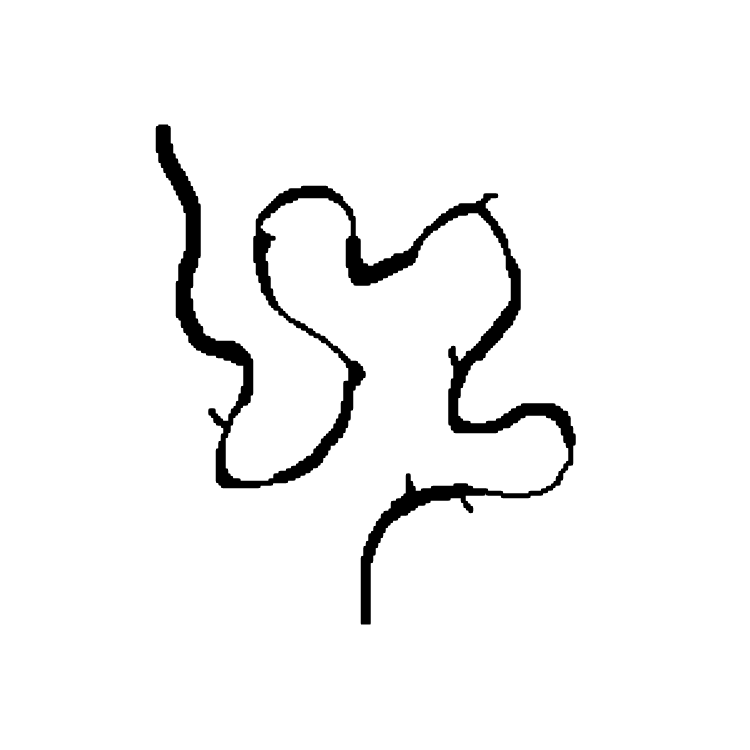
#> input picture obstacle_crossing/proposed planners/maps/mp_large.png, 3000 x 3000 px (shown at 1/4 size)
$ python -i navlib.py   (imports and definitions only)
#> lines starting #> are read from the running program, lines starting #| are printed output that depends on the picture; after the words box and inside, x2 and y2 are one past the last pixel; in counts of white or black regions, pixels touching at a corner belong together
from __future__ import annotations

import cv2
import math
import numpy as np
from shapely.geometry import Polygon, Point
from skimage.morphology import skeletonize
import networkx as nx


# ===============================
# Geometry helpers
# ===============================
def find_longest_path(skeleton: np.ndarray) -> list[tuple[int, int]]:
    """Return the 8-connected diameter path of a binary skeleton image.

    Returns a list of (x, y) coordinates (OpenCV-style ordering) along the longest path.
    """
    skel = skeleton.astype(bool)
    G = nx.Graph()
    rows, cols = np.where(skel)
    for r, c in zip(rows, cols):
        for dr in (-1, 0, 1):
            for dc in (-1, 0, 1):
                if dr == 0 and dc == 0:
                    continue
                rr, cc = r + dr, c + dc
                if 0 <= rr < skel.shape[0] and 0 <= cc < skel.shape[1] and skel[rr, cc]:
                    G.add_edge((r, c), (rr, cc))

    if not G.nodes:
        return []

    # Two BFS passes to approximate the graph diameter
    start = next(iter(G.nodes))
    dist1 = nx.single_source_shortest_path_length(G, start)
    far1 = max(dist1, key=dist1.get)
    dist2 = nx.single_source_shortest_path_length(G, far1)
    far2 = max(dist2, key=dist2.get)

    path_rc = nx.shortest_path(G, far1, far2)  # list of (row, col)
    # Convert to (x, y) = (col, row) for OpenCV consistency
    return [(c, r) for (r, c) in path_rc]


# [29 lines left out: function find_split_point, not called in this run]


# ===============================
# Obstacle handling
# ===============================
class Obstacle:
    """Loads an obstacle from an image, inflates it, samples boundary, and extracts main skeleton branch."""

    def __init__(self, path: str, inflation_radius: int = 40, step_size: int = 10, scale: float = 1):
        self._path = path
        self._inflation_radius = inflation_radius
        self._step_size = step_size
        self._scale = scale

        self._image_gray: np.ndarray | None = None
        self._debug_image: np.ndarray | None = None
        self._obstacle_polygon_true: Polygon | None = None
        self._obstacle_polygon: Polygon | None = None
        self._sampled: np.ndarray | None = None
        self._main_skeleton_branch: list[tuple[int, int]] | None = None

        self._load_obstacle_from_image()
        self._sample_polygon()
        self._compute_skeleton()

    def _load_obstacle_from_image(self) -> None:
        img = cv2.imread(self._path, cv2.IMREAD_GRAYSCALE)
#> img: shape (3000, 3000); 96% white; 1 black region
        if img is None:
            raise FileNotFoundError(f"Cannot read obstacle image: {self._path}")
        self._image_gray = img

        # Detect external contours and inflate
        _, thresh = cv2.threshold(self._image_gray, 127, 255, 0)
        contours, _ = cv2.findContours(thresh, cv2.RETR_TREE, cv2.CHAIN_APPROX_SIMPLE)
#> contours = 2 contours; box (x1, y1, x2, y2) and area: (0, 0, 3000, 3000) 8994001, (622, 497, 2304, 2499) 365790
        if len(contours) < 2:
            raise ValueError("Expected at least 2 contours (background + obstacle)")

        self._obstacle_polygon_true = Polygon(contours[1].squeeze())
        self._obstacle_polygon = self._obstacle_polygon_true.buffer(distance=self._inflation_radius)
        self._debug_image = np.zeros_like(cv2.cvtColor(self._image_gray, cv2.COLOR_GRAY2BGR))

    def _sample_polygon(self) -> None:
        assert self._obstacle_polygon is not None
        boundary = self._obstacle_polygon.boundary
        perimeter_length = boundary.length
#> perimeter_length = 15794.4
        num_points = max(1, int(perimeter_length // self._step_size))
#> num_points = 1579
        sampled = [boundary.interpolate(i * self._step_size) for i in range(num_points)]
#> sampled = 1579 items
        self._sampled = np.array([(int(p.x * self._scale), int(p.y * self._scale)) for p in sampled], np.int32)
#> self._sampled = 1579 pairs, first value 582 to 2343, second value 457 to 2538

    def _compute_skeleton(self) -> None:
        assert self._image_gray is not None and self._obstacle_polygon is not None
        mask = np.zeros_like(self._image_gray)
        coords = np.array(list(self._obstacle_polygon.exterior.coords), dtype=np.int32)
#> coords = 3582 pairs, first value 582 to 2343, second value 457 to 2538
        cv2.fillPoly(mask, [coords], color=255)
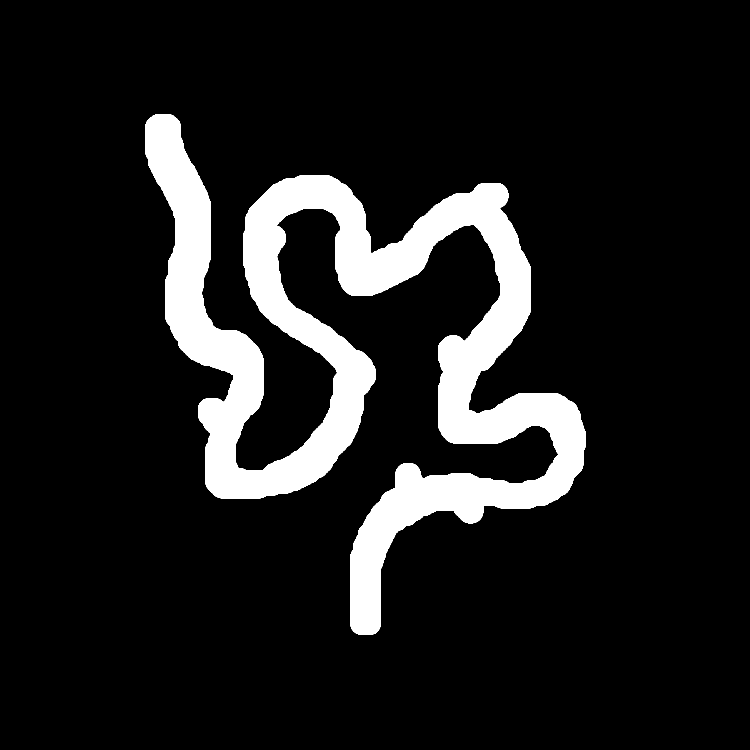
#> mask: shape (3000, 3000) (shown at 1/4 size); 11.4% white; 1 white region, box (x1, y1, x2, y2) and area: (582, 457, 2344, 2539) 1023781
        skel = skeletonize((mask > 0).astype(np.uint8)).astype(np.uint8)
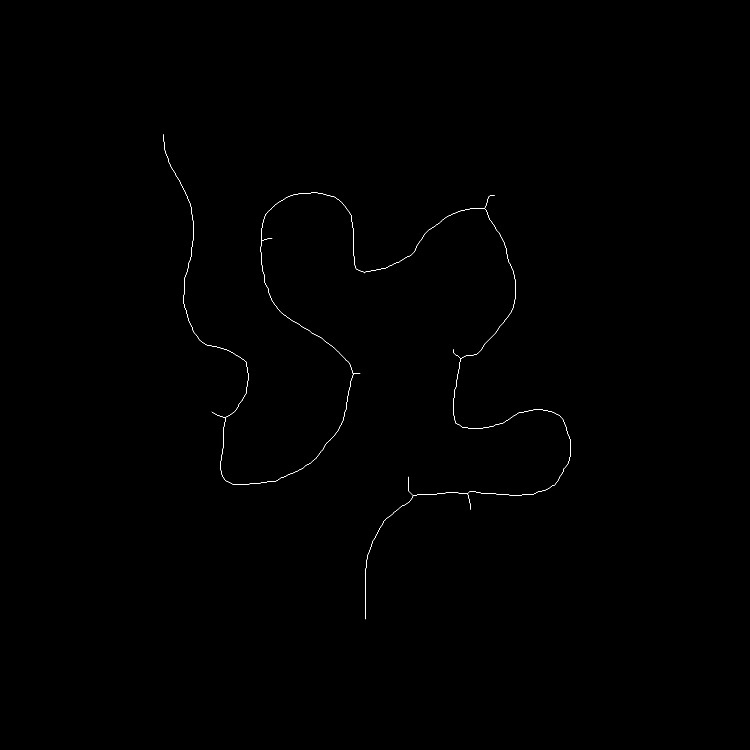
#> skel: shape (3000, 3000) (shown at 1/4 size); values 0 (black) and 1 (white), 0.08% white in thin lines or dots, all inside (x1, y1, x2, y2) = (652, 537, 2283, 2477)
        self._main_skeleton_branch = find_longest_path(skel)
#> in find_longest_path, `rows, cols = np.where(skel)`: rows = 7103 values from 537 to 2476; cols = 7103 values, max 2282 at index 5103, min 652 at index 0, mean 1448.8
#> the loop in find_longest_path, `for r, c in zip(rows, cols):` made 7103 passes
#> c on passes 1 to 3: 652, 652, 652
#> in find_longest_path, `start = next(iter(G.nodes))`: start = (537, 652)
#> in find_longest_path, `dist1 = nx.single_source_shortest_path_length(G, start)`: dist1 = 7103 items
#> in find_longest_path, `far1 = max(dist1, key=dist1.get)`: far1 = (2476, 1462)
#> in find_longest_path, `dist2 = nx.single_source_shortest_path_length(G, far1)`: dist2 = 7103 items
#> in find_longest_path, `far2 = max(dist2, key=dist2.get)`: far2 = (537, 652)
#> in find_longest_path, `path_rc = nx.shortest_path(G, far1, far2)`: path_rc = 6722 pairs, first value 537 to 2476, second value 652 to 2282
#> self._main_skeleton_branch = 6722 pairs, first value 652 to 2282, second value 537 to 2476

    # --- Public API ---
    def get_polygon(self) -> Polygon:
        assert self._obstacle_polygon is not None
        return self._obstacle_polygon

    def get_samples(self) -> np.ndarray:
        assert self._sampled is not None
        return self._sampled

    def get_raw_image(self) -> np.ndarray:
        assert self._image_gray is not None
        return self._image_gray

    # [362 lines left out: functions get_debug_image, split_obstacle, show, find_start, get_oobb, check_polygon_collision and 5 more, not called in this run]

>>> result = Obstacle('../maps/mp_large.png').get_polygon()

$ run again, on obstacle_crossing/proposed planners/maps/mp_slim.png
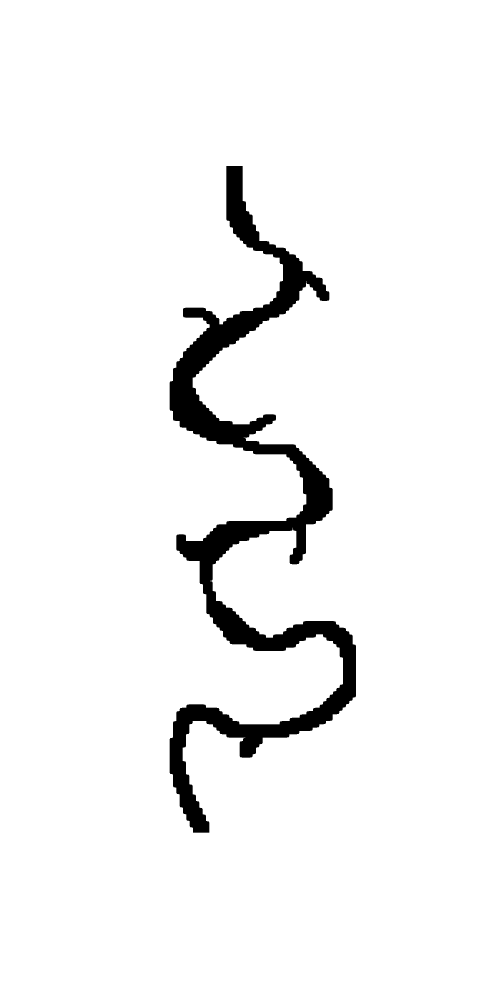
#> input picture obstacle_crossing/proposed planners/maps/mp_slim.png, 1500 x 3000 px (shown at 1/3 size)
#> img: shape (3000, 1500); 95.3% white; 1 black region
#> contours = 2 contours; box (x1, y1, x2, y2) and area: (0, 0, 1500, 3000) 4495501, (508, 497, 1069, 2499) 218328
#> perimeter_length = 8349.8
#> num_points = 834
#> sampled = 834 items
#> self._sampled = 834 pairs, first value 468 to 1108, second value 457 to 2538
#> coords = 2056 pairs, first value 468 to 1108, second value 457 to 2538
#> in _compute_skeleton, `cv2.fillPoly(mask, [coords], color=255)`:
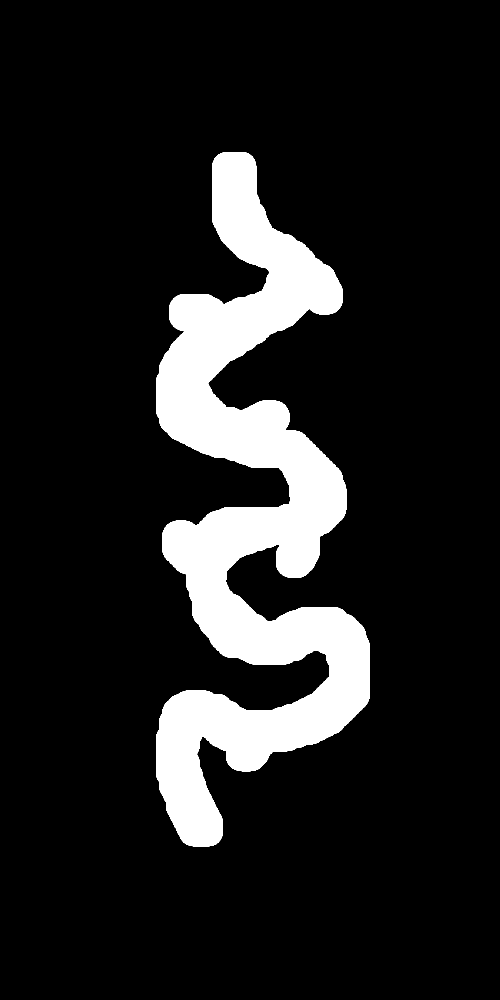
#> mask: shape (3000, 1500) (shown at 1/3 size); 12.7% white; 1 white region, box (x1, y1, x2, y2) and area: (468, 457, 1109, 2539) 569382
#> in _compute_skeleton, `skel = skeletonize((mask > 0).astype(np.uint8)).astype(np.uint8)`:
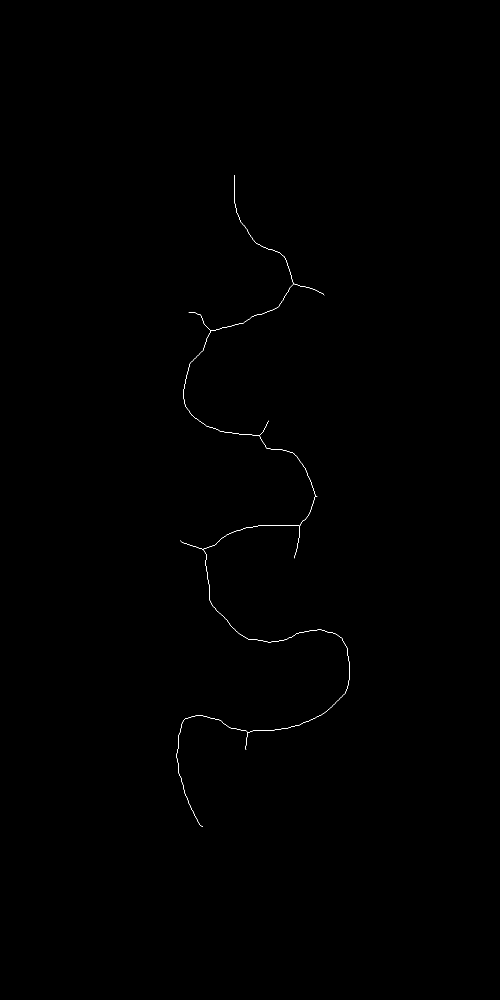
#> skel: shape (3000, 1500) (shown at 1/3 size); values 0 (black) and 1 (white), 0.08% white in thin lines or dots, all inside (x1, y1, x2, y2) = (529, 525, 1049, 2481)
#> rows = 3726 values from 525 to 2480; cols = 3726 values, max 1048 at index 2777, min 529 at index 3507, mean 756.4
#> the loop in find_longest_path, `for r, c in zip(rows, cols):` made 3726 passes
#> c on passes 1 to 3: 702, 702, 702
#> start = (525, 702)
#> dist1 = 3726 items
#> far1 = (2480, 608)
#> dist2 = 3726 items
#> far2 = (525, 702)
#> path_rc = 3283 pairs, first value 525 to 2480, second value 529 to 1048
#> self._main_skeleton_branch = 3283 pairs, first value 529 to 1048, second value 525 to 2480
